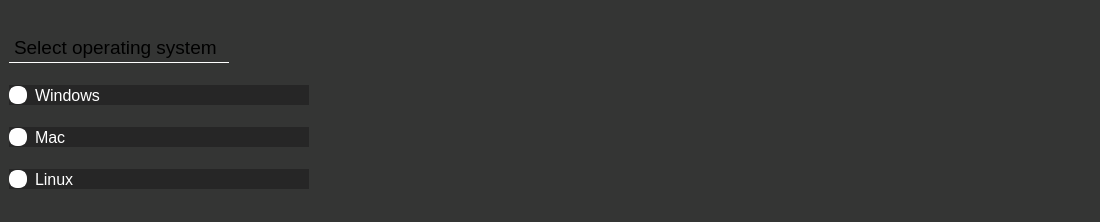
<?xml version="1.0" encoding="UTF-8"?>
<ui version="4.0">
 <class>MainWindow</class>
 <widget class="QMainWindow" name="MainWindow">
  <property name="geometry">
   <rect>
    <x>0</x>
    <y>0</y>
    <width>1100</width>
    <height>222</height>
   </rect>
  </property>
  <property name="minimumSize">
   <size>
    <width>0</width>
    <height>210</height>
   </size>
  </property>
  <property name="maximumSize">
   <size>
    <width>16777215</width>
    <height>222</height>
   </size>
  </property>
  <property name="windowTitle">
   <string>MainWindow</string>
  </property>
  <property name="styleSheet">
   <string notr="true">QWidget QFrame {
	border:none;
}</string>
  </property>
  <widget class="QWidget" name="centralwidget">
   <layout class="QVBoxLayout" name="verticalLayout">
    <property name="spacing">
     <number>0</number>
    </property>
    <property name="leftMargin">
     <number>0</number>
    </property>
    <property name="topMargin">
     <number>0</number>
    </property>
    <property name="rightMargin">
     <number>0</number>
    </property>
    <property name="bottomMargin">
     <number>0</number>
    </property>
    <item>
     <widget class="QFrame" name="frame">
      <property name="layoutDirection">
       <enum>Qt::LeftToRight</enum>
      </property>
      <property name="styleSheet">
       <string notr="true">background-color: rgb(52, 53, 52);</string>
      </property>
      <property name="frameShape">
       <enum>QFrame::StyledPanel</enum>
      </property>
      <property name="frameShadow">
       <enum>QFrame::Raised</enum>
      </property>
      <layout class="QGridLayout" name="gridLayout">
       <property name="leftMargin">
        <number>0</number>
       </property>
       <property name="topMargin">
        <number>0</number>
       </property>
       <property name="rightMargin">
        <number>0</number>
       </property>
       <property name="bottomMargin">
        <number>0</number>
       </property>
       <property name="spacing">
        <number>0</number>
       </property>
       <item row="0" column="0" alignment="Qt::AlignLeft">
        <widget class="QFrame" name="frame_3">
         <property name="frameShape">
          <enum>QFrame::StyledPanel</enum>
         </property>
         <property name="frameShadow">
          <enum>QFrame::Raised</enum>
         </property>
         <layout class="QVBoxLayout" name="verticalLayout_4">
          <item>
           <widget class="QFrame" name="frameAppearance">
            <property name="sizePolicy">
             <sizepolicy hsizetype="Fixed" vsizetype="Fixed">
              <horstretch>0</horstretch>
              <verstretch>0</verstretch>
             </sizepolicy>
            </property>
            <property name="minimumSize">
             <size>
              <width>300</width>
              <height>200</height>
             </size>
            </property>
            <property name="maximumSize">
             <size>
              <width>300</width>
              <height>200</height>
             </size>
            </property>
            <property name="styleSheet">
             <string notr="true">QFrame {
    background-color: #262626;
    border-radius: 40px;
	padding:20px;
}

QFrame &gt; QLabel {
	padding:0px;
}

QFrame &gt; * {
	color:white;
}</string>
            </property>
            <property name="frameShape">
             <enum>QFrame::StyledPanel</enum>
            </property>
            <property name="frameShadow">
             <enum>QFrame::Raised</enum>
            </property>
            <layout class="QVBoxLayout" name="verticalLayout_2">
             <property name="spacing">
              <number>0</number>
             </property>
             <property name="leftMargin">
              <number>0</number>
             </property>
             <property name="topMargin">
              <number>0</number>
             </property>
             <property name="rightMargin">
              <number>0</number>
             </property>
             <property name="bottomMargin">
              <number>0</number>
             </property>
             <item>
              <widget class="QLabel" name="selectText">
               <property name="minimumSize">
                <size>
                 <width>220</width>
                 <height>30</height>
                </size>
               </property>
               <property name="maximumSize">
                <size>
                 <width>220</width>
                 <height>30</height>
                </size>
               </property>
               <property name="font">
                <font>
                 <family>Arial</family>
                 <pointsize>14</pointsize>
                 <underline>false</underline>
                </font>
               </property>
               <property name="styleSheet">
                <string notr="true">QLabel {
	border-bottom: 1px solid white;
}</string>
               </property>
               <property name="text">
                <string>Select operating system</string>
               </property>
              </widget>
             </item>
             <item>
              <widget class="QRadioButton" name="radioButtonWindows">
               <property name="enabled">
                <bool>true</bool>
               </property>
               <property name="font">
                <font>
                 <family>Arial</family>
                 <pointsize>12</pointsize>
                 <italic>false</italic>
                </font>
               </property>
               <property name="styleSheet">
                <string notr="true">QRadioButton::indicator {
    width: 14px;
    height: 14px;
    border-radius: 8px;
    border: 2px solid #FFFFFF;
    background-color: #FFFFFF;
}

/* Checked state */
QRadioButton::indicator:checked {
    background-color: #FF6600;
    border: 2px solid #FFFFFF; 
}

/* Hover */
QRadioButton::indicator:hover {
    background-color: #D3D3D3;
}

/* Hover for checked state */
QRadioButton::indicator:checked:hover {
    background-color: #FF6600;
}

/* Radio button text */
QRadioButton {
    spacing: 8px;
    color: #FFFFFF;
	background-color: #262626;
}
</string>
               </property>
               <property name="text">
                <string>Windows</string>
               </property>
               <property name="iconSize">
                <size>
                 <width>20</width>
                 <height>20</height>
                </size>
               </property>
               <property name="checkable">
                <bool>true</bool>
               </property>
               <property name="checked">
                <bool>false</bool>
               </property>
               <property name="autoRepeat">
                <bool>false</bool>
               </property>
               <property name="autoExclusive">
                <bool>true</bool>
               </property>
              </widget>
             </item>
             <item>
              <widget class="QRadioButton" name="radioButtonMac">
               <property name="font">
                <font>
                 <family>Arial</family>
                 <pointsize>12</pointsize>
                 <italic>false</italic>
                </font>
               </property>
               <property name="styleSheet">
                <string notr="true">QRadioButton::indicator {
    width: 14px;
    height: 14px;
    border-radius: 8px;
    border: 2px solid #FFFFFF;
    background-color: #FFFFFF;
}

/* Checked state */
QRadioButton::indicator:checked {
    background-color: #FF6600;
    border: 2px solid #FFFFFF; 
}

/* Hover */
QRadioButton::indicator:hover {
    background-color: #D3D3D3;
}

/* Hover for checked state */
QRadioButton::indicator:checked:hover {
    background-color: #FF6600;
}

/* Radio button text */
QRadioButton {
    spacing: 8px;
    color: #FFFFFF;
	background-color: #262626;
}
</string>
               </property>
               <property name="text">
                <string>Mac</string>
               </property>
               <property name="iconSize">
                <size>
                 <width>20</width>
                 <height>20</height>
                </size>
               </property>
               <property name="checked">
                <bool>false</bool>
               </property>
              </widget>
             </item>
             <item>
              <widget class="QRadioButton" name="radioButtonLinux">
               <property name="font">
                <font>
                 <family>Arial</family>
                 <pointsize>12</pointsize>
                 <italic>false</italic>
                </font>
               </property>
               <property name="styleSheet">
                <string notr="true">QRadioButton::indicator {
    width: 14px;
    height: 14px;
    border-radius: 8px;
    border: 2px solid #FFFFFF;
    background-color: #FFFFFF;
}

/* Checked state */
QRadioButton::indicator:checked {
    background-color: #FF6600;
    border: 2px solid #FFFFFF; 
}

/* Hover */
QRadioButton::indicator:hover {
    background-color: #D3D3D3;
}

/* Hover for checked state */
QRadioButton::indicator:checked:hover {
    background-color: #FF6600;
}

/* Radio button text */
QRadioButton {
    spacing: 8px;
    color: #FFFFFF;
	background-color: #262626;
}
</string>
               </property>
               <property name="text">
                <string>Linux</string>
               </property>
               <property name="iconSize">
                <size>
                 <width>20</width>
                 <height>20</height>
                </size>
               </property>
               <property name="checked">
                <bool>false</bool>
               </property>
              </widget>
             </item>
            </layout>
           </widget>
          </item>
         </layout>
        </widget>
       </item>
       <item row="0" column="1" alignment="Qt::AlignHCenter">
        <widget class="QFrame" name="frame_2">
         <property name="frameShape">
          <enum>QFrame::StyledPanel</enum>
         </property>
         <property name="frameShadow">
          <enum>QFrame::Raised</enum>
         </property>
         <layout class="QVBoxLayout" name="verticalLayout_3">
          <property name="rightMargin">
           <number>9</number>
          </property>
          <item alignment="Qt::AlignHCenter">
           <widget class="QLabel" name="label">
            <property name="text">
             <string/>
            </property>
            <property name="pixmap">
             <pixmap>../../design/Simple Analyze.png</pixmap>
            </property>
           </widget>
          </item>
          <item alignment="Qt::AlignHCenter">
           <widget class="QLabel" name="label_2">
            <property name="text">
             <string/>
            </property>
            <property name="pixmap">
             <pixmap>../../design/mnemonic logo white 2.png</pixmap>
            </property>
           </widget>
          </item>
         </layout>
        </widget>
       </item>
       <item row="0" column="2" alignment="Qt::AlignRight">
        <widget class="QFrame" name="frame_4">
         <property name="frameShape">
          <enum>QFrame::StyledPanel</enum>
         </property>
         <property name="frameShadow">
          <enum>QFrame::Raised</enum>
         </property>
         <layout class="QVBoxLayout" name="verticalLayout_5">
          <item>
           <widget class="QFrame" name="frameAppearance_2">
            <property name="sizePolicy">
             <sizepolicy hsizetype="Fixed" vsizetype="Fixed">
              <horstretch>0</horstretch>
              <verstretch>0</verstretch>
             </sizepolicy>
            </property>
            <property name="minimumSize">
             <size>
              <width>300</width>
              <height>200</height>
             </size>
            </property>
            <property name="maximumSize">
             <size>
              <width>300</width>
              <height>200</height>
             </size>
            </property>
            <property name="styleSheet">
             <string notr="true"/>
            </property>
            <property name="frameShape">
             <enum>QFrame::StyledPanel</enum>
            </property>
            <property name="frameShadow">
             <enum>QFrame::Raised</enum>
            </property>
            <layout class="QVBoxLayout" name="verticalLayout_6">
             <property name="spacing">
              <number>0</number>
             </property>
             <property name="leftMargin">
              <number>0</number>
             </property>
             <property name="topMargin">
              <number>0</number>
             </property>
             <property name="rightMargin">
              <number>0</number>
             </property>
             <property name="bottomMargin">
              <number>0</number>
             </property>
            </layout>
           </widget>
          </item>
         </layout>
        </widget>
       </item>
      </layout>
     </widget>
    </item>
   </layout>
  </widget>
  <action name="actionLogo">
   <property name="enabled">
    <bool>true</bool>
   </property>
   <property name="icon">
    <iconset>
     <normaloff>Mnemonic logo.png</normaloff>Mnemonic logo.png</iconset>
   </property>
   <property name="text">
    <string>Logo</string>
   </property>
  </action>
  <action name="analyzedDataActionButton">
   <property name="text">
    <string>Analyzed Data</string>
   </property>
   <property name="font">
    <font>
     <family>Arial</family>
     <pointsize>20</pointsize>
     <weight>75</weight>
     <italic>false</italic>
     <bold>true</bold>
    </font>
   </property>
  </action>
  <action name="actionPlugins">
   <property name="text">
    <string>Plugins</string>
   </property>
   <property name="font">
    <font>
     <family>Arial</family>
     <pointsize>20</pointsize>
     <weight>75</weight>
     <bold>true</bold>
    </font>
   </property>
  </action>
  <action name="actionSettings">
   <property name="icon">
    <iconset>
     <normaloff>Settings.png</normaloff>Settings.png</iconset>
   </property>
   <property name="text">
    <string>Settings</string>
   </property>
  </action>
 </widget>
 <resources>
  <include location="Globe.qrc"/>
  <include location="Updates.qrc"/>
  <include location="Notifications.qrc"/>
  <include location="Appearance.qrc"/>
 </resources>
 <connections/>
</ui>
